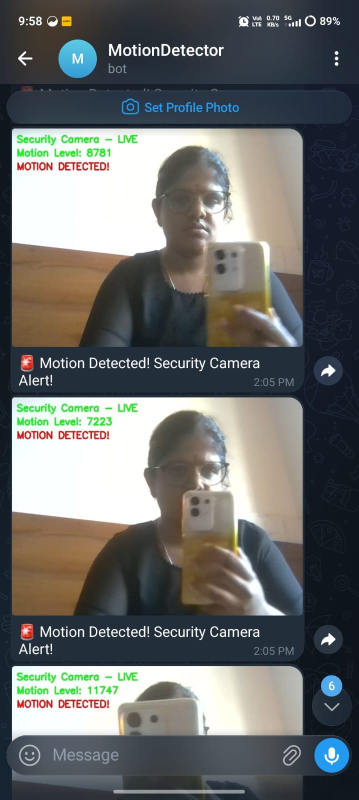
#> input picture Major_Prjt-2.jpeg, 717 x 1600 px, given in place of the camera (shown at 1/2 size)
$ python security_camera.py
#> lines starting #> are read from the running program, lines starting #| are printed output that depends on the picture
import cv2
import time
import os
import requests
BOT_TOKEN = "8146182188:AAFedvpuXdda4rKzlYSeV8JQf5A29TwRgzk"
CHAT_ID = "6307470883"
SAVE_DIR = "security_caps"
os.makedirs(SAVE_DIR, exist_ok=True)
capture_count = 0
def send_telegram_photo(filepath):
    url = f"https://api.telegram.org/bot{BOT_TOKEN}/sendPhoto"
    with open(filepath, "rb") as photo:
        response = requests.post(url, data={
            "chat_id": CHAT_ID,
            "caption": "🚨 Motion Detected! Security Camera Alert!"
        }, files={"photo": photo})
    if response.status_code == 200:
        print("Photo sent to Telegram successfully!")
    else:
        print("Failed to send photo:", response.text)
def send_telegram_message(message):
#> called with message = '✅ Security Camera System is now ONLINE!'
    url = f"https://api.telegram.org/bot{BOT_TOKEN}/sendMessage"
    requests.post(url, data={
        "chat_id": CHAT_ID,
        "text": message
    })
#> (this line was passed over: requests is not available in this run)
print("Raspberry Pi Security Camera System")
print("Simulated with Laptop Webcam")
cam = cv2.VideoCapture(0)
if not cam.isOpened():
    print("Error: Could not open webcam!")
    exit()
print("Camera initialized successfully!")
time.sleep(2)
send_telegram_message("✅ Security Camera System is now ONLINE!")
print("System armed. Monitoring for motion...")
prev_frame = None
last_capture = 0
cooldown = 10
try:
    while True:
        ret, frame = cam.read()
#> frame is the input picture: shape (1600, 717, 3); mean B, G, R 107.7, 108.6, 106.3
        if not ret:
            print("Failed to read frame!")
            break
        gray = cv2.cvtColor(frame, cv2.COLOR_BGR2GRAY)
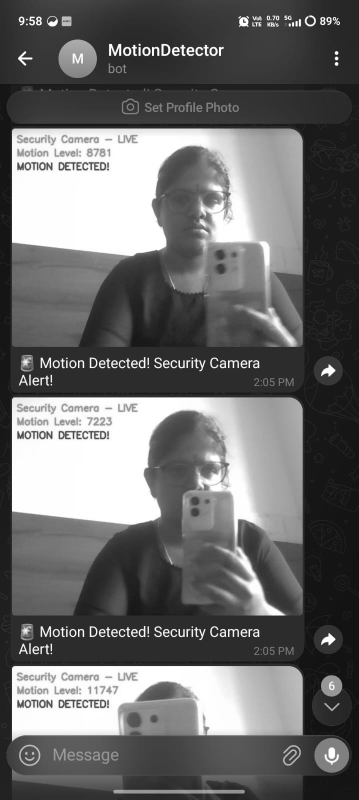
#> gray: shape (1600, 717) (shown at 1/2 size); min 3, max 255, mean 107.9
        gray = cv2.GaussianBlur(gray, (21, 21), 0)
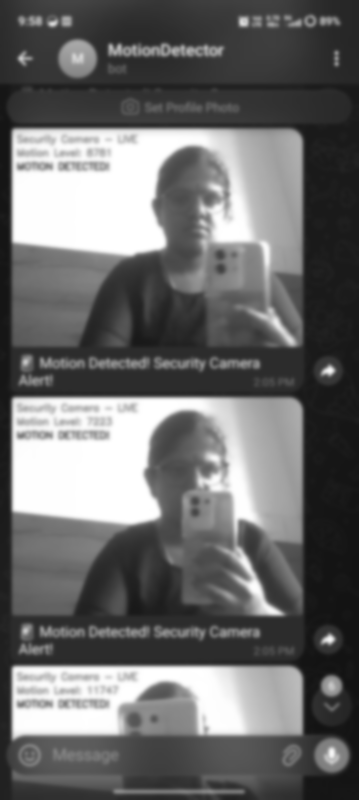
#> gray: shape (1600, 717) (shown at 1/2 size); min 19, max 255, mean 107.9
        if prev_frame is None:
            prev_frame = gray
            continue
        diff = cv2.absdiff(prev_frame, gray)
        thresh = cv2.threshold(diff, 25, 255, cv2.THRESH_BINARY)[1]
        motion = cv2.countNonZero(thresh)
        cv2.putText(frame, "Security Camera - LIVE", (10, 30),
                    cv2.FONT_HERSHEY_SIMPLEX, 0.7, (0, 255, 0), 2)
        cv2.putText(frame, f"Motion Level: {motion}", (10, 60),
                    cv2.FONT_HERSHEY_SIMPLEX, 0.7, (0, 255, 0), 2)
        if motion > 5000:
            capture_count += 1
            cv2.putText(frame, "MOTION DETECTED!", (10, 90),
                        cv2.FONT_HERSHEY_SIMPLEX, 0.7, (0, 0, 255), 2)
            print(f"Motion detected! Level: {motion}")
            if time.time() - last_capture > cooldown:
                ts = time.strftime("%Y%m%d_%H%M%S")
                path = f"{SAVE_DIR}/cap_{ts}.jpg"
                cv2.imwrite(path, frame)
                print(f"Photo captured: {path}")
                send_telegram_photo(path)
                last_capture = time.time()
        cv2.imshow("Security Camera", frame)
        prev_frame = gray
        if cv2.waitKey(1) & 0xFF == ord('q'):
            print("System stopped by user!")
            break
except KeyboardInterrupt:
    print("System stopped!")
finally:
    send_telegram_message("🔴 Security Camera System is now OFFLINE!")
    cam.release()
    cv2.destroyAllWindows()
    print("Camera released. Goodbye!")
